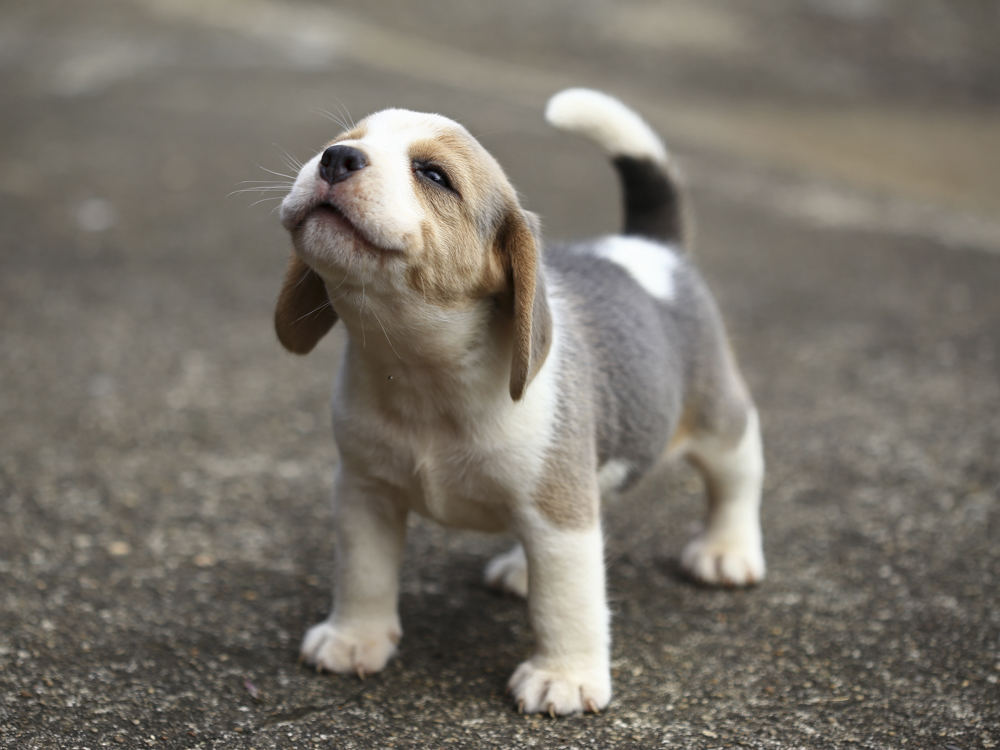
#> input picture photo.jpeg, 1000 x 750 px, found by its file name
$ python script.py   (older library calls are emulated)
#> lines starting #> are read from the running program, lines starting #| are printed output that depends on the picture
from PIL import Image, ImageFont, ImageDraw, ImageEnhance
import textwrap

#costanti
W, H = (304, 405)
titleSize, subtitleSize = (50, 30)
titleH, subtitleH = (H*25/91, H*54/91)
lineWidthTitle, lineWidthSubt = (13, 25) #max caratteri per riga

#apertura dell'immagine e ritaglio al centro
image = Image.open(__file__+"/../photo.jpeg")
#> image is the input picture: PIL image 1000x750 RGB; mean R, G, B 119.4, 114.3, 104.8
imW, imH = image.size
#> imW = 1000; imH = 750
image = image.crop(((imW-W)/2, (imH-H)/2, (imW-W)/2+W, (imH-H)/2+H))
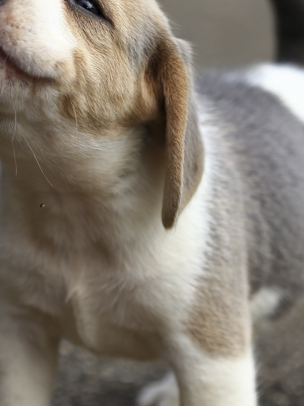
#> image: PIL image 304x406 RGB; mean R, G, B 132, 124, 113.2

#scurisce
enhancer = ImageEnhance.Brightness(image)
image = enhancer.enhance(0.5)
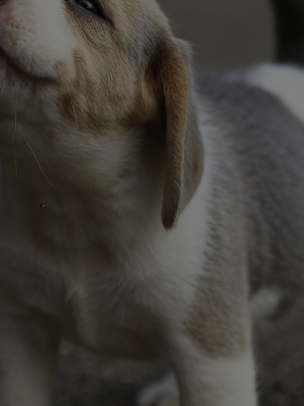
#> image: PIL image 304x406 RGB; mean R, G, B 65.8, 61.7, 56.3
draw = ImageDraw.Draw(image)

#titolo
#> (the run stopped early here; a loop or call above may not have finished)
